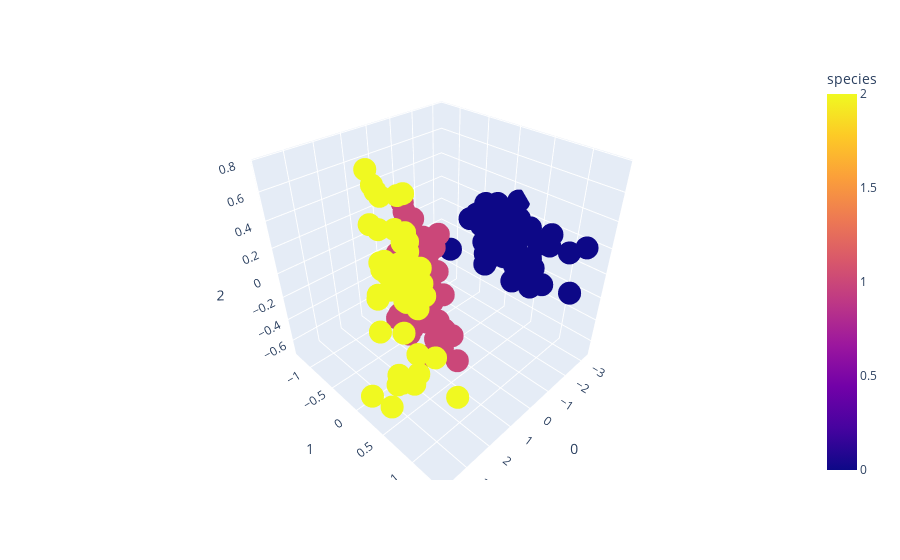

The notebook cell this image was saved under:
### Code cell
px.scatter_3d(data_frame=df, x=0, y=1, z=2, color='species')

### Figure 1 — Plotly figure (JSON) as saved in the notebook; plotly's stock layout.template omitted (floating-point values rounded to 4 significant figures; data arrays with more than 128 entries replaced by an {"elided": "..."} marker saying what was removed)
{"data": [{"hovertemplate": "0=%{x}<br>1=%{y}<br>2=%{z}<br>species=%{marker.color}<extra></extra>", "legendgroup": "", "marker": {"color": {"elided": "150 int values"}, "coloraxis": "coloraxis", "symbol": "circle"}, "mode": "markers", "name": "", "scene": "scene", "showlegend": false, "type": "scatter3d", "x": {"elided": "150 float values"}, "y": {"elided": "150 float values"}, "z": {"elided": "150 float values"}}], "layout": {"coloraxis": {"colorbar": {"title": {"text": "species"}}, "colorscale": [[0, "#0d0887"], [0.1111, "#46039f"], [0.2222, "#7201a8"], [0.3333, "#9c179e"], [0.4444, "#bd3786"], [0.5556, "#d8576b"], [0.6667, "#ed7953"], [0.7778, "#fb9f3a"], [0.8889, "#fdca26"], [1, "#f0f921"]]}, "legend": {"tracegroupgap": 0}, "margin": {"t": 60}, "scene": {"domain": {"x": [0, 1], "y": [0, 1]}, "xaxis": {"title": {"text": "0"}}, "yaxis": {"title": {"text": "1"}}, "zaxis": {"title": {"text": "2"}}}}}
